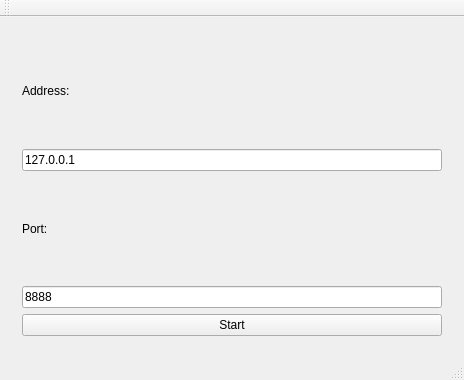
<?xml version="1.0" encoding="UTF-8"?>
<ui version="4.0">
 <class>hackserver</class>
 <widget class="QMainWindow" name="hackserver">
  <property name="geometry">
   <rect>
    <x>0</x>
    <y>0</y>
    <width>464</width>
    <height>380</height>
   </rect>
  </property>
  <property name="windowTitle">
   <string>hackserver</string>
  </property>
  <widget class="QWidget" name="centralWidget">
   <layout class="QVBoxLayout" name="verticalLayout">
    <item>
     <widget class="QStackedWidget" name="stackedWidget">
      <property name="currentIndex">
       <number>0</number>
      </property>
      <widget class="QWidget" name="page">
       <layout class="QVBoxLayout" name="verticalLayout_3">
        <item>
         <widget class="QLabel" name="label_2">
          <property name="text">
           <string>Address:</string>
          </property>
         </widget>
        </item>
        <item>
         <widget class="QLineEdit" name="address_line">
          <property name="text">
           <string>127.0.0.1</string>
          </property>
         </widget>
        </item>
        <item>
         <widget class="QLabel" name="label_3">
          <property name="text">
           <string>Port:</string>
          </property>
         </widget>
        </item>
        <item>
         <widget class="QLineEdit" name="port_line">
          <property name="text">
           <string>8888</string>
          </property>
         </widget>
        </item>
        <item>
         <widget class="QPushButton" name="startButton">
          <property name="text">
           <string>Start</string>
          </property>
         </widget>
        </item>
       </layout>
      </widget>
      <widget class="QWidget" name="page_2">
       <layout class="QVBoxLayout" name="verticalLayout_2">
        <item>
         <widget class="QPlainTextEdit" name="plainTextEdit"/>
        </item>
        <item>
         <widget class="QLabel" name="label">
          <property name="text">
           <string>Online:</string>
          </property>
         </widget>
        </item>
        <item>
         <widget class="QListWidget" name="users"/>
        </item>
       </layout>
      </widget>
     </widget>
    </item>
   </layout>
  </widget>
  <widget class="QMenuBar" name="menuBar">
   <property name="geometry">
    <rect>
     <x>0</x>
     <y>0</y>
     <width>464</width>
     <height>22</height>
    </rect>
   </property>
  </widget>
  <widget class="QToolBar" name="mainToolBar">
   <attribute name="toolBarArea">
    <enum>TopToolBarArea</enum>
   </attribute>
   <attribute name="toolBarBreak">
    <bool>false</bool>
   </attribute>
  </widget>
  <widget class="QStatusBar" name="statusBar"/>
 </widget>
 <layoutdefault spacing="6" margin="11"/>
 <resources/>
 <connections/>
</ui>
